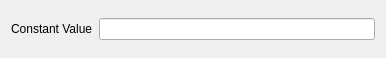
<?xml version="1.0" encoding="UTF-8"?>
<ui version="4.0">
 <class>GTAFailProfileConstantWgt</class>
 <widget class="QWidget" name="GTAFailProfileConstantWgt">
  <property name="geometry">
   <rect>
    <x>0</x>
    <y>0</y>
    <width>386</width>
    <height>58</height>
   </rect>
  </property>
  <property name="windowTitle">
   <string>Form</string>
  </property>
  <layout class="QHBoxLayout" name="horizontalLayout">
   <item>
    <widget class="QLabel" name="label">
     <property name="text">
      <string>Constant Value</string>
     </property>
    </widget>
   </item>
   <item>
    <widget class="QLineEdit" name="constantLE"/>
   </item>
  </layout>
 </widget>
 <resources/>
 <connections/>
</ui>
